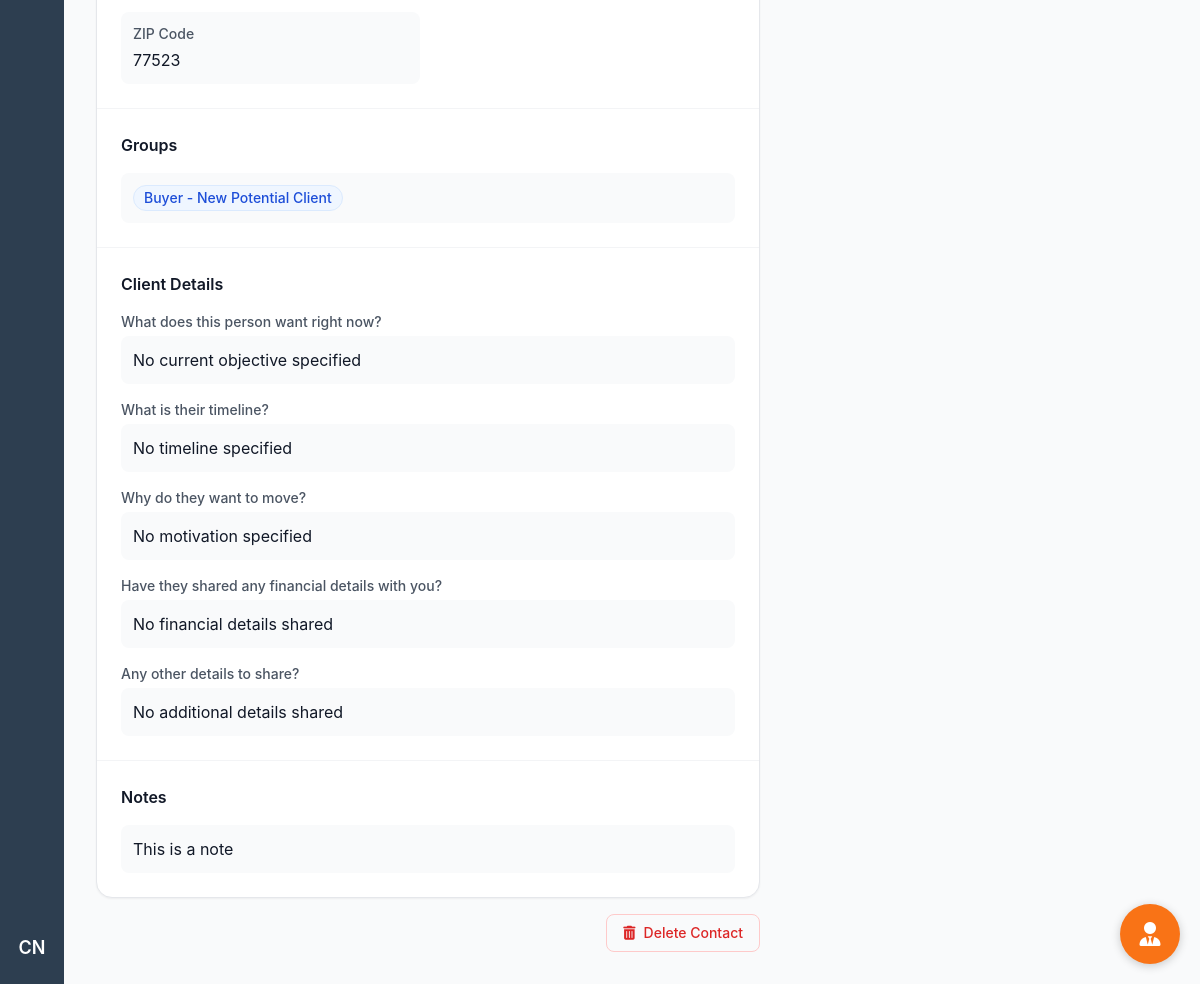
Page /contact/27 (signed in, lower part) on the earlier database version.
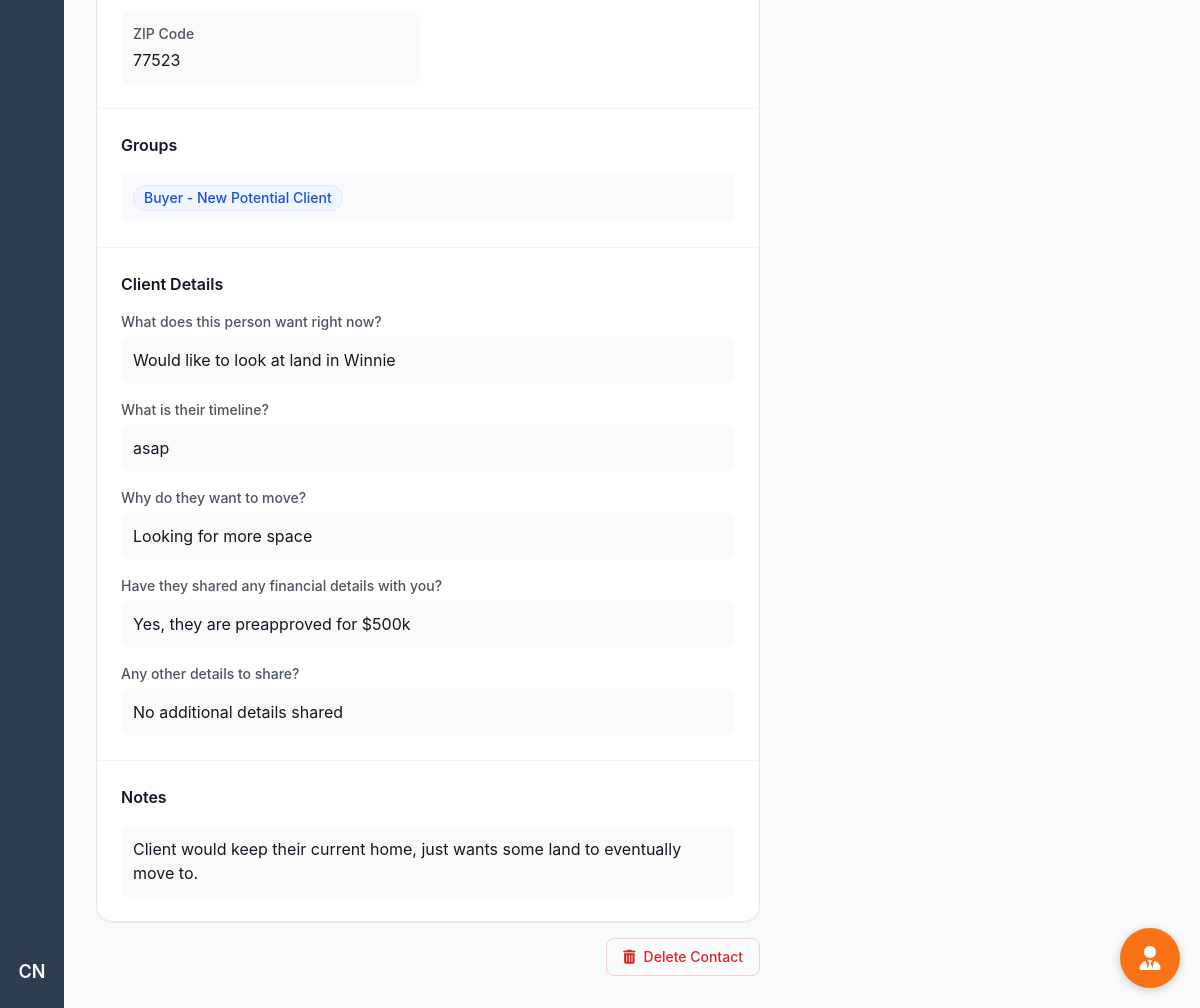
Same page on the later database version.
### models.py (models this page shows, shortened)
class User(UserMixin, db.Model):
    id = db.Column(db.Integer, primary_key=True)
    username = db.Column(db.String(80), unique=True, nullable=False)
    email = db.Column(db.String(120), unique=True, nullable=False)
    password_hash = db.Column(db.String(128))
    first_name = db.Column(db.String(80), nullable=False)
    last_name = db.Column(db.String(80), nullable=False)
    role = db.Column(db.String(20), nullable=False, default='agent')
    created_at = db.Column(db.DateTime, nullable=False, default=datetime.utcnow)
    last_login = db.Column(db.DateTime)

class Contact(db.Model):
    id = db.Column(db.Integer, primary_key=True)
    user_id = db.Column(db.Integer, db.ForeignKey('user.id'), nullable=False)
    first_name = db.Column(db.String(80), nullable=False)
    last_name = db.Column(db.String(80), nullable=False)
    email = db.Column(db.String(120))
    phone = db.Column(db.String(20))
    street_address = db.Column(db.String(200))
    city = db.Column(db.String(100))
    state = db.Column(db.String(50))
    zip_code = db.Column(db.String(20))
    notes = db.Column(db.Text)
    created_at = db.Column(db.DateTime, nullable=False, default=datetime.utcnow)
    updated_at = db.Column(db.DateTime, nullable=False, default=datetime.utcnow,
                          onupdate=datetime.utcnow)
    potential_commission = db.Column(db.Numeric(10, 2), nullable=False, default=5000.00)
    last_email_date = db.Column(db.Date, nullable=True)
    last_text_date = db.Column(db.Date, nullable=True)
    last_phone_call_date = db.Column(db.Date, nullable=True)
    last_contact_date = db.Column(db.Date, nullable=True)
    current_objective = db.Column(db.Text, nullable=True)
    move_timeline = db.Column(db.Text, nullable=True)
    motivation = db.Column(db.Text, nullable=True)
    financial_status = db.Column(db.Text, nullable=True)
    additional_notes = db.Column(db.Text, nullable=True)
    owner = db.relationship('User', backref=db.backref('contacts', lazy=True))
    groups = db.relationship('ContactGroup',
                           secondary=contact_groups,
                           back_populates='contacts',
                           lazy='joined')

class ContactGroup(db.Model):
    id = db.Column(db.Integer, primary_key=True)
    name = db.Column(db.String(100), unique=True, nullable=False)
    category = db.Column(db.String(50), nullable=False)
    sort_order = db.Column(db.Integer, nullable=False)
    created_at = db.Column(db.DateTime, nullable=False, default=datetime.utcnow)
    contacts = db.relationship('Contact',
                             secondary=contact_groups,
                             back_populates='groups',
                             lazy='dynamic')

### routes/contacts.py (the view, shortened to what this page needs)
@contacts_bp.route('/contact/<int:contact_id>')
@login_required
def view_contact(contact_id):
    contact = Contact.query.get_or_404(contact_id)
    if not current_user.role == 'admin' and contact.user_id != current_user.id:
        abort(403)
    all_groups = ContactGroup.query.all()
    user_tz = get_user_timezone()
    now = datetime.now(user_tz)
    return render_template('view_contact.html',
                         contact=contact,
                         all_groups=all_groups,
                         now=now)

### app.py (called while the page is built)
def create_app():
    app = Flask(__name__)
    app.config.from_object('config.Config')
    db.init_app(app)
    login_manager = LoginManager()
    login_manager.init_app(app)
    login_manager.login_view = 'auth.login'
    app.jinja_env.filters['abs'] = abs
    mail = Mail()
    mail.init_app(app)
    @login_manager.user_loader
    def load_user(user_id):
        return User.query.get(int(user_id))
    register_blueprints(app)
    app.register_blueprint(ai_chat)
    return app

### routes/contacts.py (called while the page is built)
def get_user_timezone():
    return pytz.timezone('America/Chicago')

### templates/view_contact.html (shortened to what this page needs)
{% extends "base.html" %}
{% block content %}
<div class="min-h-full bg-gray-50">
    <div class="max-w-7xl mx-auto px-4 sm:px-6 lg:px-8 py-8">
        <div class="flex flex-col lg:flex-row gap-6">
            <div class="flex-1">
                            {% set initials = contact.first_name[0]|upper + contact.last_name[0]|upper %}
                            {% set colors = {
                                'A': 'bg-blue-100 text-blue-800', 'B': 'bg-rose-100 text-rose-800',
                                'C': 'bg-green-100 text-green-800', 'D': 'bg-amber-100 text-amber-800',
                                'E': 'bg-purple-100 text-purple-800', 'F': 'bg-pink-100 text-pink-800',
                                'G': 'bg-indigo-100 text-indigo-800', 'H': 'bg-teal-100 text-teal-800',
                                'I': 'bg-orange-100 text-orange-800', 'J': 'bg-cyan-100 text-cyan-800'
                            } %}
                <div class="bg-white rounded-2xl shadow-sm border overflow-hidden">
                    <div id="viewContactInfo">
                        <div class="divide-y divide-gray-100">
                            <div class="p-6">
                                <div class="grid grid-cols-1 md:grid-cols-2 gap-4">
                                    <div class="bg-gray-50 rounded-lg p-3">
                                        <h3 class="text-sm font-medium text-gray-600 mb-1">ZIP Code</h3>
                                        <p class="text-gray-900">{{ contact.zip_code or 'No ZIP code provided' }}</p>
                                    </div>
                                </div>
                            </div>
                            <div class="p-6">
                                <h2 class="text-base font-semibold text-gray-900 mb-4">Groups</h2>
                                <div class="bg-gray-50 rounded-lg p-3">
                                    <div class="flex flex-wrap gap-2">
                                        {% for group in contact.groups %}
                                            <span class="inline-flex items-center px-2.5 py-0.5 rounded-full text-sm font-medium bg-blue-50 text-blue-700 border border-blue-100">
                                                {{ group.name }}
                                            </span>
                                        {% else %}
                                            <span class="text-gray-500 italic">No groups assigned</span>
                                        {% endfor %}
                                    </div>
                                </div>
                            </div>
                            <div class="p-6">
                                <h2 class="text-base font-semibold text-gray-900 mb-4">Client Details</h2>
                                <div class="mb-4">
                                    <h3 class="text-sm font-medium text-gray-600 mb-1">What does this person want right now?</h3>
                                    <div class="bg-gray-50 rounded-lg p-3">
                                        <p class="text-gray-900 whitespace-pre-line">{{ contact.current_objective or 'No current objective specified' }}</p>
                                    </div>
                                </div>
                                <div class="mb-4">
                                    <h3 class="text-sm font-medium text-gray-600 mb-1">What is their timeline?</h3>
                                    <div class="bg-gray-50 rounded-lg p-3">
                                        <p class="text-gray-900 whitespace-pre-line">{{ contact.move_timeline or 'No timeline specified' }}</p>
                                    </div>
                                </div>
                                <div class="mb-4">
                                    <h3 class="text-sm font-medium text-gray-600 mb-1">Why do they want to move?</h3>
                                    <div class="bg-gray-50 rounded-lg p-3">
                                        <p class="text-gray-900 whitespace-pre-line">{{ contact.motivation or 'No motivation specified' }}</p>
                                    </div>
                                </div>
                                <div class="mb-4">
                                    <h3 class="text-sm font-medium text-gray-600 mb-1">Have they shared any financial details with you?</h3>
                                    <div class="bg-gray-50 rounded-lg p-3">
                                        <p class="text-gray-900 whitespace-pre-line">{{ contact.financial_status or 'No financial details shared' }}</p>
                                    </div>
                                </div>
                                <div>
                                    <h3 class="text-sm font-medium text-gray-600 mb-1">Any other details to share?</h3>
                                    <div class="bg-gray-50 rounded-lg p-3">
                                        <p class="text-gray-900 whitespace-pre-line">{{ contact.additional_notes or 'No additional details shared' }}</p>
                                    </div>
                                </div>
                            </div>
                            <div class="p-6">
                                <h2 class="text-base font-semibold text-gray-900 mb-4">Notes</h2>
                                <div class="bg-gray-50 rounded-lg p-3">
                                    <p class="text-gray-900 whitespace-pre-line">{{ contact.notes or 'No notes added' }}</p>
                                </div>
                            </div>
                        </div>
                    </div>
                </div>
                <div class="mt-4 flex justify-end">
                    <form action="{{ url_for('contacts.delete_contact', contact_id=contact.id) }}" method="POST" id="deleteContactForm">
                        <button onclick="deleteContact()"
                                class="inline-flex items-center px-4 py-2 border border-red-200 rounded-lg text-sm font-medium text-red-600 hover:bg-red-50 transition-colors">
                            <i class="fas fa-trash-alt mr-2"></i>
                            Delete Contact
                        </button>
                    </form>
                </div>
            </div>
            <div class="lg:w-96">
            </div>
        </div>
    </div>
</div>
{% endblock %}

### templates/base.html (shortened to what this page needs)
<!DOCTYPE html>
<html lang="en" data-theme="light">
<head>
    <script src="https://cdn.tailwindcss.com"></script>
    <link href="https://cdn.jsdelivr.net/npm/daisyui@4.7.2/dist/full.min.css" rel="stylesheet" type="text/css" />
    <link rel="stylesheet" href="https://cdnjs.cloudflare.com/ajax/libs/font-awesome/6.0.0/css/all.min.css">
    <link rel="stylesheet" href="{{ url_for('static', filename='css/ai_chat.css') }}">
</head>
<body class="h-screen flex flex-col bg-[#2d3e50]">
<div class="flex flex-1 overflow-hidden relative">
    <aside id="sidebar" class="w-16 transition-all duration-300 ease-in-out flex-col items-center py-4 z-10 hidden md:flex">
        {% if current_user.is_authenticated %}
            <div class="relative group w-full flex justify-center">
                <button
                    id="userIcon"
                    class="w-10 h-10 rounded-full hover:bg-[#3d4d63] text-white flex items-center justify-center text-lg font-semibold transition-colors duration-200"
                >
                    {{ current_user.first_name[0] }}{{ current_user.last_name[0] }}
                </button>
            </div>
        {% endif %}
    </aside>
    <main class="flex-1 overflow-auto bg-white md:absolute inset-0 md:ml-16 md:rounded-tl-[1.1rem] pb-14 md:pb-0 transition-all duration-300" id="mainContent">
        <div class="content-wrapper">
            {% block content %}{% endblock %}
        </div>
    </main>
</div>
</body>
</html>

### templates/base.html (style rules this page uses)
body { font-family: -apple-system, "SF Pro Display", "Helvetica Neue", Helvetica, Arial, sans-serif; }
:root { --sidebar-width: 4rem; --sidebar-expanded-width: 11rem; }

Differences in the rows shown:
changed Contact "No additional details shared": current_objective "No current objective specified" → "Would like to look at land in Winnie"; move_timeline "No timeline specified" → "asap"; motivation "No motivation specified" → "Looking for more space"; financial_status "No financial details shared" → "Yes, they are preapproved for $500k"; notes "This is a note" → "Client would keep their current home, just wants some land to eventually move to."
